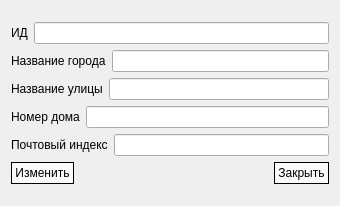
<?xml version="1.0" encoding="UTF-8"?>
<ui version="4.0">
 <class>SetWarehouseDialog</class>
 <widget class="QDialog" name="SetWarehouseDialog">
  <property name="geometry">
   <rect>
    <x>0</x>
    <y>0</y>
    <width>338</width>
    <height>206</height>
   </rect>
  </property>
  <property name="windowTitle">
   <string>Dialog</string>
  </property>
  <layout class="QVBoxLayout" name="verticalLayout_2">
   <item>
    <layout class="QVBoxLayout" name="verticalLayout">
     <item>
      <layout class="QHBoxLayout" name="horizontalLayout_3">
       <item>
        <widget class="QLabel" name="label_5">
         <property name="text">
          <string>ИД</string>
         </property>
        </widget>
       </item>
       <item>
        <widget class="QLineEdit" name="inputId"/>
       </item>
      </layout>
     </item>
     <item>
      <layout class="QHBoxLayout" name="horizontalLayout_4">
       <item>
        <widget class="QLabel" name="label_2">
         <property name="text">
          <string>Название города</string>
         </property>
        </widget>
       </item>
       <item>
        <widget class="QLineEdit" name="inputCity"/>
       </item>
      </layout>
     </item>
     <item>
      <layout class="QHBoxLayout" name="horizontalLayout_5">
       <item>
        <widget class="QLabel" name="label_3">
         <property name="text">
          <string>Название улицы</string>
         </property>
        </widget>
       </item>
       <item>
        <widget class="QLineEdit" name="inputStreet"/>
       </item>
      </layout>
     </item>
     <item>
      <layout class="QHBoxLayout" name="horizontalLayout_6">
       <item>
        <widget class="QLabel" name="label_4">
         <property name="text">
          <string>Номер дома</string>
         </property>
        </widget>
       </item>
       <item>
        <widget class="QLineEdit" name="inputHouse"/>
       </item>
      </layout>
     </item>
     <item>
      <layout class="QHBoxLayout" name="horizontalLayout_7">
       <item>
        <widget class="QLabel" name="label_6">
         <property name="text">
          <string>Почтовый индекс</string>
         </property>
        </widget>
       </item>
       <item>
        <widget class="QLineEdit" name="inputZip"/>
       </item>
      </layout>
     </item>
     <item>
      <layout class="QHBoxLayout" name="horizontalLayout_2" stretch="0,0">
       <property name="spacing">
        <number>200</number>
       </property>
       <item>
        <widget class="QPushButton" name="buttonSetWarehouse">
         <property name="styleSheet">
          <string notr="true">QPushButton
{
background-color: rgb(250, 250, 250);
border: 1px solid black;
padding: 3px;
}

QPushButton:pressed
{
background-color: rgb(240, 240, 240);
}

QPushButton:hover:!pressed
{
background-color: rgb(240, 240, 240);
}</string>
         </property>
         <property name="text">
          <string>Изменить</string>
         </property>
        </widget>
       </item>
       <item>
        <widget class="QPushButton" name="buttonCloseDialog">
         <property name="styleSheet">
          <string notr="true">QPushButton
{
background-color: rgb(250, 250, 250);
border: 1px solid black;
padding: 3px;
}

QPushButton:pressed
{
background-color: rgb(240, 240, 240);
}

QPushButton:hover:!pressed
{
background-color: rgb(240, 240, 240);
}</string>
         </property>
         <property name="text">
          <string>Закрыть</string>
         </property>
        </widget>
       </item>
      </layout>
     </item>
    </layout>
   </item>
  </layout>
 </widget>
 <resources/>
 <connections>
  <connection>
   <sender>buttonCloseDialog</sender>
   <signal>clicked()</signal>
   <receiver>SetWarehouseDialog</receiver>
   <slot>deleteLater()</slot>
   <hints>
    <hint type="sourcelabel">
     <x>344</x>
     <y>203</y>
    </hint>
    <hint type="destinationlabel">
     <x>199</x>
     <y>114</y>
    </hint>
   </hints>
  </connection>
  <connection>
   <sender>SetWarehouseDialog</sender>
   <signal>finished(int)</signal>
   <receiver>SetWarehouseDialog</receiver>
   <slot>deleteLater()</slot>
   <hints>
    <hint type="sourcelabel">
     <x>199</x>
     <y>114</y>
    </hint>
    <hint type="destinationlabel">
     <x>199</x>
     <y>114</y>
    </hint>
   </hints>
  </connection>
 </connections>
</ui>
